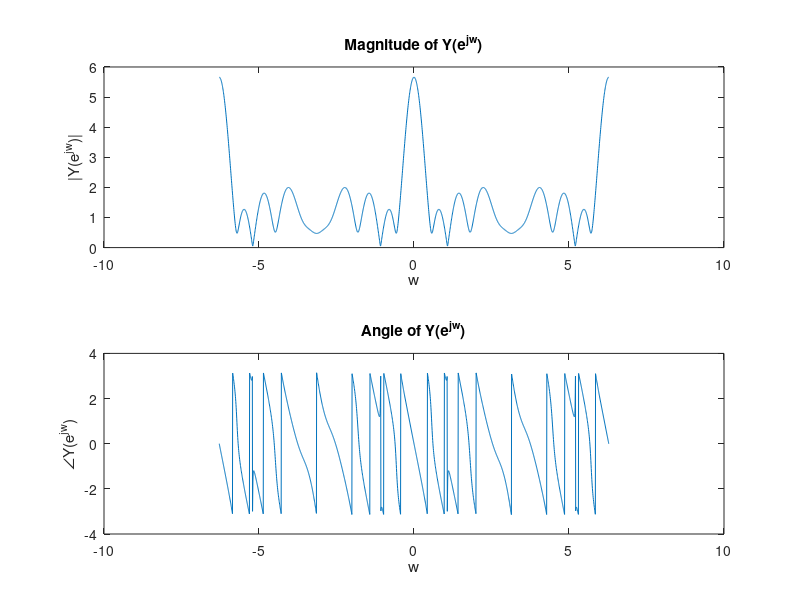

Recreate this plot in MATLAB.
x = rand(1, 11);
n = 0:10;
k = -1000:1000;
w = (pi/500) * k;

y = x;  m = n + 2;
Y = y * (exp(-j * pi / 500)).^(m'*k);

subplot(2, 1, 1);
plot(w, abs(Y));
title("Magnitude of Y(e^j^w)");
xlabel("w"); ylabel("|Y(e^j^w)|");

subplot(2, 1, 2);
plot(w, angle(Y));
title("Angle of Y(e^j^w)");
xlabel("w"); ylabel("∠Y(e^j^w)");